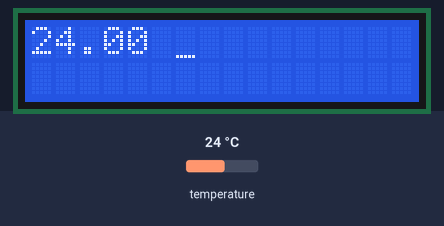
Bench run of a sketch on a simulated Arduino Uno, built with avr-gcc and run on an emulated ATmega328P. Parts: 16×2 character LCD. The test bench sets the inputs (shaded band); at power-on: temperature 24 °C. What the sketch prints to the serial monitor is not drawn.

Above: at 2.2 s.
2.3 s: temperature set to 12 °C
At 4.2 s:
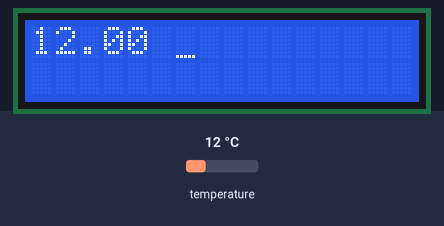
4.9 s: temperature set to 19 °C
At 5.5 s:
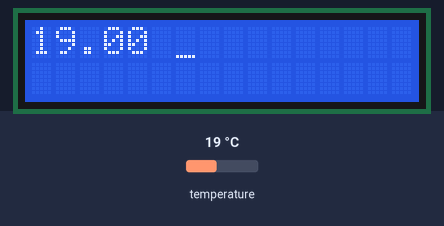
7.4 s: temperature set to 28 °C
At 9.4 s:
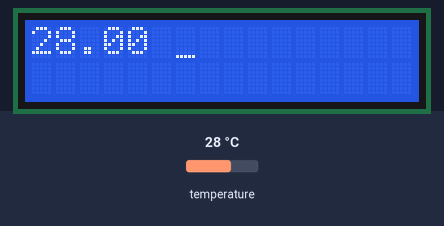
Timing chart, 0 to 10.9 s (numbered marks = the images above; inputs shaded):
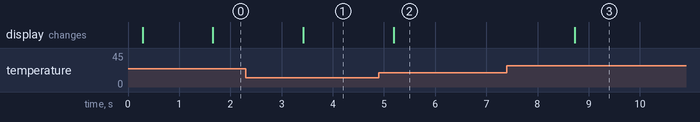

Measured:
- after the input at 2.3 s, the display: changes after 1.1 s (image 1)
- after the input at 4.9 s, the display: changes after 0.29 s (image 2)
- after the input at 7.4 s, the display: changes after 1.3 s (image 3)

The sketch:

Ard2009.ino
```cpp
//
// Test Arduion Duemilanove
// Reads Temperatures from DS18B20s and displays it on a LCD
//

#include <OneWire.h>
#include <DallasTemperature.h>
#include <LiquidCrystal.h>

#define ONE_WIRE_PIN 10
#define TEMPERATURE_PRECISION 12
#define MAX_SENSORS 8

/*
   Variables Start
*/

OneWire onew(ONE_WIRE_PIN); // Create OneWire Object
DallasTemperature sensors(&onew);
uint8_t ds18_count = 0; // number of DS18B20 sensors

// arrays to hold 8 device addresses and temperatures
DeviceAddress ds18_sensors[MAX_SENSORS];
float temperatures[MAX_SENSORS];

//LCD Pins
const int rs = 12, en = 11, d4 = 5, d5 = 4, d6 = 3, d7 = 2;
LiquidCrystal lcd(rs, en, d4, d5, d6, d7);


/*
   Variables End
*/

void setup() {
  // put your setup code here, to run once:
  Serial.begin(19200);
  delay(200);

  sensors.begin(); // Start up the Dallas library

  // locate devices on the bus
  ds18_count = sensors.getDeviceCount();
  Serial.print("Found ");
  Serial.print(ds18_count);
  Serial.println(" devices.");

  // Search for sensors:
  onew.reset_search();
  for (int i = 0; i < ds18_count; ++i) {
    if (!onew.search(ds18_sensors[i])) Serial.println("Unable to find address for sensor.");
    printAddress(ds18_sensors[i]);
    Serial.println();
    sensors.setResolution(ds18_sensors[i], TEMPERATURE_PRECISION);
  }

  // LCD
  lcd.begin(16, 2);
  lcd.cursor();

  // Flash LED threetimes:
  LedFlash(LED_BUILTIN, 100, 3);
}

void loop() {
  // request to all devices on the bus
  Serial.print("Requesting temperatures...");
  sensors.requestTemperatures();
  Serial.println("DONE");

  // get temperatures
  Serial.print("Temperatures: ");
  lcd.setCursor(0,0);
  for (int i = 0; i < ds18_count; ++i) {

    temperatures[i] = sensors.getTempC(ds18_sensors[i]);
    Serial.print(temperatures[i]);
    Serial.print(" ");
    lcd.print(temperatures[i]);
    lcd.print(" ");
    Serial.println("");
  }

  // Flash LED once:
  LedFlash(LED_BUILTIN, 500, 1);

}

/*
   Flash the LED at LedPin with a LedDealy LedCount times.
*/
void LedFlash(int LedPin, int LedDelay, int LedCount)
{
  int i;

  for (i = 0; i < LedCount; ++i)
  {
    digitalWrite(LedPin, HIGH);
    delay(LedDelay);
    digitalWrite(LedPin, LOW);
    delay(LedDelay);
  }
}

// function to print a device address
void printAddress(DeviceAddress deviceAddress)
{
  for (uint8_t i = 0; i < 8; i++)
  {
    // zero pad the address if necessary
    if (deviceAddress[i] < 16) Serial.print("0");
    Serial.print(deviceAddress[i], HEX);
  }
  Serial.print(" - ");
  if (deviceAddress[7] < 16) Serial.print("0");
  Serial.print(deviceAddress[7], HEX);
}


// function to print the temperature for a device
void printTemperature(DeviceAddress deviceAddress)
{
  float tempC = sensors.getTempC(deviceAddress);
  Serial.print("Temp C: ");
  Serial.print(tempC);
}

// function to print a device's resolution
void printResolution(DeviceAddress deviceAddress)
{
  Serial.print("Resolution: ");
  Serial.print(sensors.getResolution(deviceAddress));
  Serial.println();
}

// main function to print information about a device
void printData(DeviceAddress deviceAddress)
{
  Serial.print("Device Address: ");
  printAddress(deviceAddress);
  Serial.print(" ");
  printTemperature(deviceAddress);
  Serial.println();
}
```
